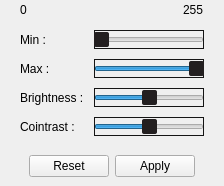
                   <widget class="QWidget" name="tab_brightnesscontrast">
                    <property name="styleSheet">
                     <string notr="true">QSlider {
	border: 1px solid rgb(20, 20, 20);
    padding: 2px;
    height: 13px;
}

QSlider::groove:horizontal {
    height: 12px;
}


QSlider::handle {
    background-color: rgb(35, 31, 32);
    border: none;
    height: 5px;
    width: 20px;
    margin: 0px;
	border-radius: 2px;
}</string>
                    </property>
                    <attribute name="title">
                     <string> Brightness/Contrast</string>
                    </attribute>
                    <layout class="QVBoxLayout" name="tab_brightnesscontrast_layout">
                     <property name="spacing">
                      <number>10</number>
                     </property>
                     <property name="leftMargin">
                      <number>20</number>
                     </property>
                     <property name="topMargin">
                      <number>0</number>
                     </property>
                     <property name="rightMargin">
                      <number>20</number>
                     </property>
                     <property name="bottomMargin">
                      <number>0</number>
                     </property>
                     <item>
                      <widget class="QFrame" name="bc_frame_minmax">
                       <property name="sizePolicy">
                        <sizepolicy hsizetype="Preferred" vsizetype="Fixed">
                         <horstretch>0</horstretch>
                         <verstretch>0</verstretch>
                        </sizepolicy>
                       </property>
                       <layout class="QHBoxLayout" name="horizontalLayout_5">
                        <property name="spacing">
                         <number>0</number>
                        </property>
                        <property name="leftMargin">
                         <number>0</number>
                        </property>
                        <property name="topMargin">
                         <number>0</number>
                        </property>
                        <property name="rightMargin">
                         <number>0</number>
                        </property>
                        <property name="bottomMargin">
                         <number>0</number>
                        </property>
                        <item>
                         <widget class="QLabel" name="bc_min_label">
                          <property name="text">
                           <string>0</string>
                          </property>
                         </widget>
                        </item>
                        <item>
                         <spacer name="horizontalSpacer_2">
                          <property name="orientation">
                           <enum>Qt::Horizontal</enum>
                          </property>
                          <property name="sizeHint" stdset="0">
                           <size>
                            <width>40</width>
                            <height>20</height>
                           </size>
                          </property>
                         </spacer>
                        </item>
                        <item>
                         <widget class="QLabel" name="bc_max_label">
                          <property name="text">
                           <string>255</string>
                          </property>
                         </widget>
                        </item>
                       </layout>
                      </widget>
                     </item>
                     <item>
                      <layout class="QFormLayout" name="formLayout">
                       <item row="0" column="0">
                        <widget class="QLabel" name="label_2">
                         <property name="text">
                          <string>Min :</string>
                         </property>
                        </widget>
                       </item>
                       <item row="0" column="1">
                        <widget class="QSlider" name="slider_bc_min">
                         <property name="maximumSize">
                          <size>
                           <width>16777215</width>
                           <height>20</height>
                          </size>
                         </property>
                         <property name="maximum">
                          <number>255</number>
                         </property>
                         <property name="orientation">
                          <enum>Qt::Horizontal</enum>
                         </property>
                        </widget>
                       </item>
                       <item row="1" column="0">
                        <widget class="QLabel" name="label_3">
                         <property name="text">
                          <string>Max :</string>
                         </property>
                        </widget>
                       </item>
                       <item row="1" column="1">
                        <widget class="QSlider" name="slider_bc_max">
                         <property name="maximum">
                          <number>255</number>
                         </property>
                         <property name="value">
                          <number>255</number>
                         </property>
                         <property name="orientation">
                          <enum>Qt::Horizontal</enum>
                         </property>
                        </widget>
                       </item>
                       <item row="2" column="0">
                        <widget class="QLabel" name="label_4">
                         <property name="text">
                          <string>Brightness :</string>
                         </property>
                        </widget>
                       </item>
                       <item row="2" column="1">
                        <widget class="QSlider" name="slider_brightness">
                         <property name="minimum">
                          <number>-127</number>
                         </property>
                         <property name="maximum">
                          <number>127</number>
                         </property>
                         <property name="orientation">
                          <enum>Qt::Horizontal</enum>
                         </property>
                        </widget>
                       </item>
                       <item row="3" column="0">
                        <widget class="QLabel" name="label_5">
                         <property name="text">
                          <string>Cointrast :</string>
                         </property>
                        </widget>
                       </item>
                       <item row="3" column="1">
                        <widget class="QSlider" name="slider_contrast">
                         <property name="minimum">
                          <number>-127</number>
                         </property>
                         <property name="maximum">
                          <number>127</number>
                         </property>
                         <property name="orientation">
                          <enum>Qt::Horizontal</enum>
                         </property>
                        </widget>
                       </item>
                      </layout>
                     </item>
                     <item>
                      <widget class="QFrame" name="horizontalFrame">
                       <property name="sizePolicy">
                        <sizepolicy hsizetype="Preferred" vsizetype="Fixed">
                         <horstretch>0</horstretch>
                         <verstretch>0</verstretch>
                        </sizepolicy>
                       </property>
                       <layout class="QHBoxLayout" name="horizontalLayout_3">
                        <item>
                         <widget class="QPushButton" name="contrast_reset">
                          <property name="text">
                           <string>Reset</string>
                          </property>
                         </widget>
                        </item>
                        <item>
                         <widget class="QPushButton" name="contrast_apply">
                          <property name="text">
                           <string>Apply</string>
                          </property>
                         </widget>
                        </item>
                       </layout>
                      </widget>
                     </item>
                    </layout>
                   </widget>
